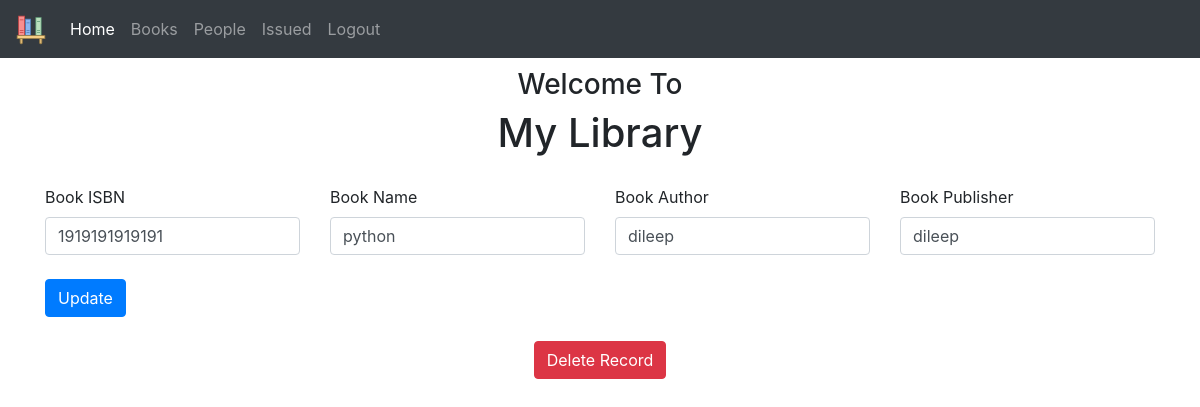
Page /books/edit-book/1 (signed in) on the committed database.
### library/models.py (models this page shows, shortened)
class Books(models.Model):
    isbn = models.CharField(max_length=13, unique=True)
    name = models.CharField(max_length=100)
    author = models.CharField(max_length=100)
    publisher = models.CharField(max_length=100)

### library/views.py (the view)
# urls.py: path('books/edit-book/<task_id>', views.edit_book, name='edit_book'),
@login_required(login_url='/admin/login/')
def edit_book(request, task_id):
    if request.method == "POST":
        task = Books.objects.get(pk=task_id)
        form = BookForm(request.POST or None, instance=task)
        if form.is_valid():
            form.save()
            messages.success(request, 'Book Edited !')
        else:
            messages.error(request, form.errors)
        return redirect('books')
    else:
        task_obj = Books.objects.get(pk=task_id)
        return render(request, 'edit_book.html', {'task_obj': task_obj})

### templates/edit_book.html (shortened to what this page needs)
{% extends "base.html" %}
{% block content %}
    <div class="container">
        <form method="post">
            <div class="row">
                <div class="col">
                    <label>Book ISBN</label>
                    <input type="text" class="form-control" name="isbn" placeholder="{{ task_obj.isbn }}"
                           value="{{ task_obj.isbn }}">
                </div>
                <div class="col">
                    <label>Book Name</label>
                    <input type="text" class="form-control" name="name" placeholder="{{ task_obj.name }}"
                           value="{{ task_obj.name }}">
                </div>
                <div class="col">
                    <label>Book Author</label>
                    <input type="text" class="form-control" name="author" placeholder="{{ task_obj.author }}"
                           value="{{ task_obj.author }}">
                </div>
                <div class="col">
                    <label>Book Publisher</label>
                    <input type="text" class="form-control" name="publisher" placeholder="{{ task_obj.publisher }}"
                           value="{{ task_obj.publisher }}">
                </div>
            </div>
            <br>
            <button type="submit" class="btn btn-primary">Update</button>
        </form>
    <br>
    <form  method="get" action="{% url 'delete_book' task_obj.id %}" style="text-align: center">
        <button type=" submit" class="btn btn-danger">Delete Record</button>
    </form>
    </div>
{% endblock %}

### rows in the picture
Books: isbn "1919191919191", name "python", author "dileep", publisher "dileep"
